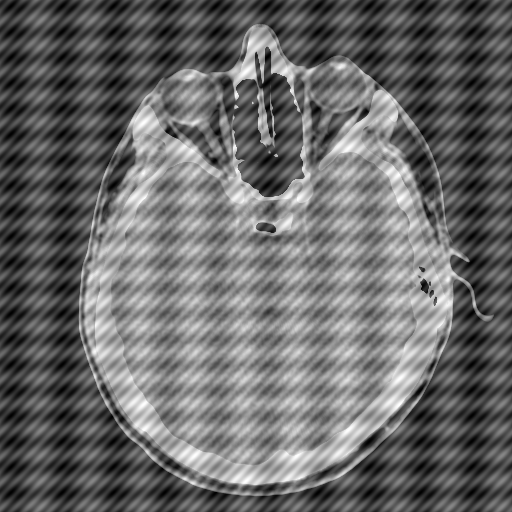
#> input picture imgs/HeadCT_degradada.tif, 512 x 512 px
$ python 006-pbi.py --imagem ../imgs/HeadCT_degradada.tif
#> lines starting #> are read from the running program, lines starting #| are printed output that depends on the picture; after the words box and inside, x2 and y2 are one past the last pixel; in counts of white or black regions, pixels touching at a corner belong together
'''
Construya un filtro pasa-bajos ideal (cı́rculo de altura 1 sobre una matriz de
ceros). Cargue una imagen y fı́ltrela en el dominio de frecuencias, y recupere
la imagen suavizada. Visualice las imágenes y compárelas.
Repita el ejercicio para diferentes frecuencias de corte y compruebe la
aparición del fenómeno de Gibbs.
'''
#python 006-pbi.py -i ../imgs/chairs.jpg

import cv2 as cv
import numpy as np
from matplotlib import pyplot as plt
import argparse

'''
    Argumentos
'''
ap = argparse.ArgumentParser()
ap.add_argument("-i", "--imagem", required=True, help="Imagem")


'''
    Realiza a Transformada de Fourier e retorna a magnitude e a fase.
'''
def tf_complexa(im):
    # Para armazenar resultado da transformação
    planos = [np.float32(im), np.zeros(im.shape, np.float32)]
    tf = cv.merge(planos)
    # Transformada
    tf = cv.dft(tf, cv.DFT_COMPLEX_OUTPUT)
    #calcular magnitude, planos[0] = real, planos[1] = imaginário
    planos = cv.split(tf)
    magn, fase = cv.cartToPolar(planos[0],planos[1], angleInDegrees=False)
    #escala logaritmica
    #magn = cv.log(magn + 1)
    #centralizar
    magn = np.fft.fftshift(magn, axes=None)
    return magn, fase


'''
    Filtro Ideal.
'''
def filtro_ideal(alt, larg, corte):
    filtro = np.zeros((alt,larg), dtype=np.float32)
    filtro = cv.circle(filtro, (alt//2, larg//2), int(alt*corte), 1, -1)
    return filtro


'''
    Aplicar Filtro em domínio frequencial.
'''
def aplicar_filtro(magn, filtro):
    # Filtro para o domínio da frequência
    fmg, ffs = tf_complexa(filtro)
    # Aplicar
    rmg = cv.mulSpectrums(magn, fmg, cv.DFT_ROWS)
    rmg = np.fft.ifftshift(rmg, axes=None)
    return rmg


'''
    MAIN
'''
def main():

    # Imagens
    args = vars(ap.parse_args())
    img = cv.imread(args["imagem"], 0)
#> img is the input picture: shape (512, 512); min 0, max 255, mean 105.3
    [alt, larg] = img.shape
#> alt = 512; larg = 512
    corte = 0.00005

    # Transformada
    m, f = tf_complexa(img)
#> in tf_complexa, `magn, fase = cv.cartToPolar(planos[0],planos[1], angleInDegrees=False)`:
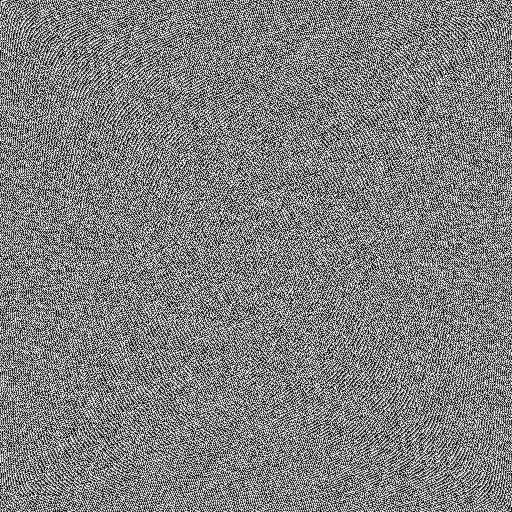
#> fase: shape (512, 512) float32; min 0, max 6.28, mean 3.14; drawn with min black and max white

    # Filtro
    ft = filtro_ideal(alt, larg, corte)
    mf = aplicar_filtro(m, ft)
#> in tf_complexa (call 2), `planos = [np.float32(im), np.zeros(im.shape, np.float32)]`:
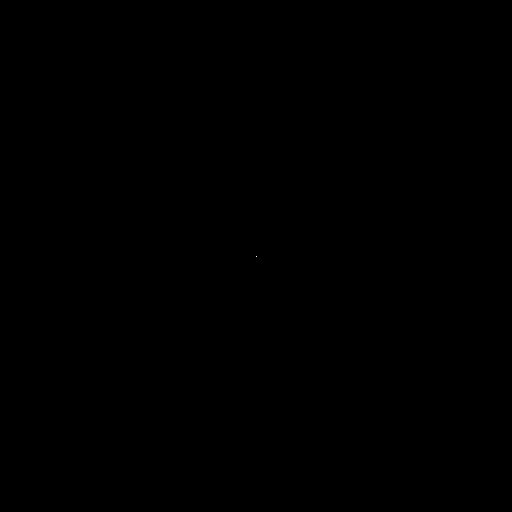
#> im: shape (512, 512) float32; values 0 (black) and 1 (white), 0% white in thin lines or dots, all inside (x1, y1, x2, y2) = (256, 256, 257, 257)
#> in tf_complexa (call 2), `magn, fase = cv.cartToPolar(planos[0],planos[1], angleInDegrees=False)`: magn: shape (512, 512) float32; every value is 1
#> in tf_complexa (call 2), `magn, fase = cv.cartToPolar(planos[0],planos[1], angleInDegrees=False)`:
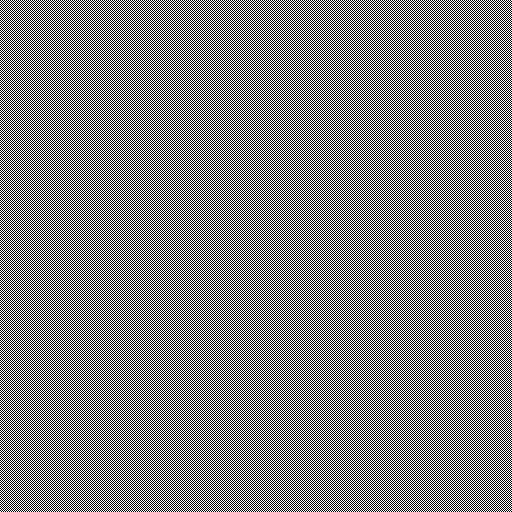
#> fase: shape (512, 512) float32; values 0 (black) and 3.14 (white), 50% white in thin lines or dots

    # Montando
    x, y = cv.polarToCart(mf, f, angleInDegrees=False)
    im = cv.merge([x, y])

    # Inversa
    inv = cv.idft(im, cv.DFT_COMPLEX_OUTPUT)

    # Combinar imagens para mostrar
    r = cv.magnitude(inv[:,:,0], inv[:,:,1])
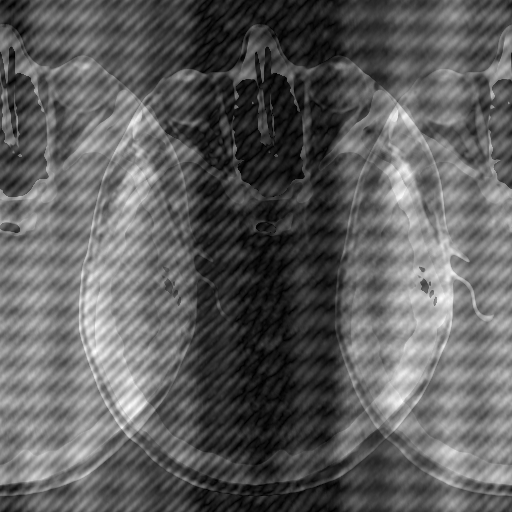
#> r: shape (512, 512) float32; min 82903.6, max 104270888, mean 38471196; drawn with min black and max white

    # Normalizar
    r = cv.normalize(r, 0, 255, cv.NORM_MINMAX)

    # Mostrar
    plt.subplot(1,2,1)
    plt.xticks([])
    plt.yticks([])
    plt.title("Original")
    plt.imshow(img, cmap="gray")

    plt.subplot(1,2,2)
    plt.xticks([])
    plt.yticks([])
    plt.title("Filtrada")
    plt.imshow(r, cmap="gray")

    plt.show()


if __name__ == "__main__":
    main()

$ run again, on imgs/botellas3.tif
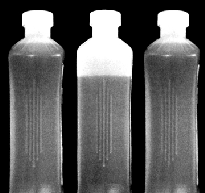
#> input picture imgs/botellas3.tif, 205 x 193 px
#> in main, img is the input picture: shape (193, 205); min 0, max 255, mean 90.4
#> im: shape (193, 205) float32; values 0 (black) and 1 (white), 0% white in thin lines or dots, all inside (x1, y1, x2, y2) = (96, 102, 97, 103)
#> in main, `x, y = cv.polarToCart(mf, f, angleInDegrees=False)`:
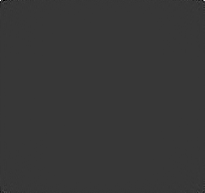
#> x: shape (193, 205) float32; min -1071273.1, max 3870319.5, mean 44; drawn with min black and max white
#> in main, `r = cv.magnitude(inv[:,:,0], inv[:,:,1])`:
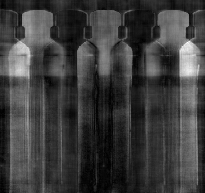
#> r: shape (193, 205) float32; min 16486.7, max 23599114, mean 5650910; drawn with min black and max white

$ run again, on imgs/botellas4.tif
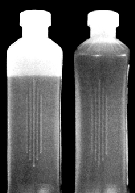
#> input picture imgs/botellas4.tif, 135 x 193 px
#> in main, img is the input picture: shape (193, 135); min 0, max 255, mean 95.4
#> im: shape (193, 135) float32; values 0 (black) and 1 (white), 0% white in thin lines or dots, all inside (x1, y1, x2, y2) = (96, 67, 97, 68)
#> in main, `x, y = cv.polarToCart(mf, f, angleInDegrees=False)`:
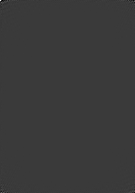
#> x: shape (193, 135) float32; min -674864.2, max 2269836.2, mean 15.4; drawn with min black and max white
#> in main, `r = cv.magnitude(inv[:,:,0], inv[:,:,1])`:
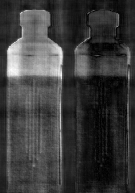
#> r: shape (193, 135) float32; min 26167.6, max 15823675, mean 3751274.8; drawn with min black and max white

$ run again, on imgs/botellas5.tif
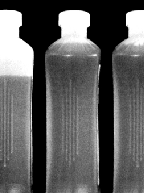
#> input picture imgs/botellas5.tif, 145 x 193 px
#> in main, img is the input picture: shape (193, 145); min 0, max 255, mean 93.9
#> im: shape (193, 145) float32; values 0 (black) and 1 (white), 0% white in thin lines or dots, all inside (x1, y1, x2, y2) = (96, 72, 97, 73)
#> in main, `x, y = cv.polarToCart(mf, f, angleInDegrees=False)`:
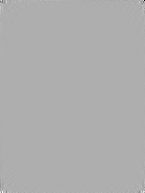
#> y: shape (193, 145) float32; min -1003640.9, max 465344.2, mean -18.2; drawn with min black and max white
#> in main, `r = cv.magnitude(inv[:,:,0], inv[:,:,1])`:
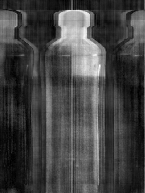
#> r: shape (193, 145) float32; min 20376.6, max 15168984, mean 4005510; drawn with min black and max white
